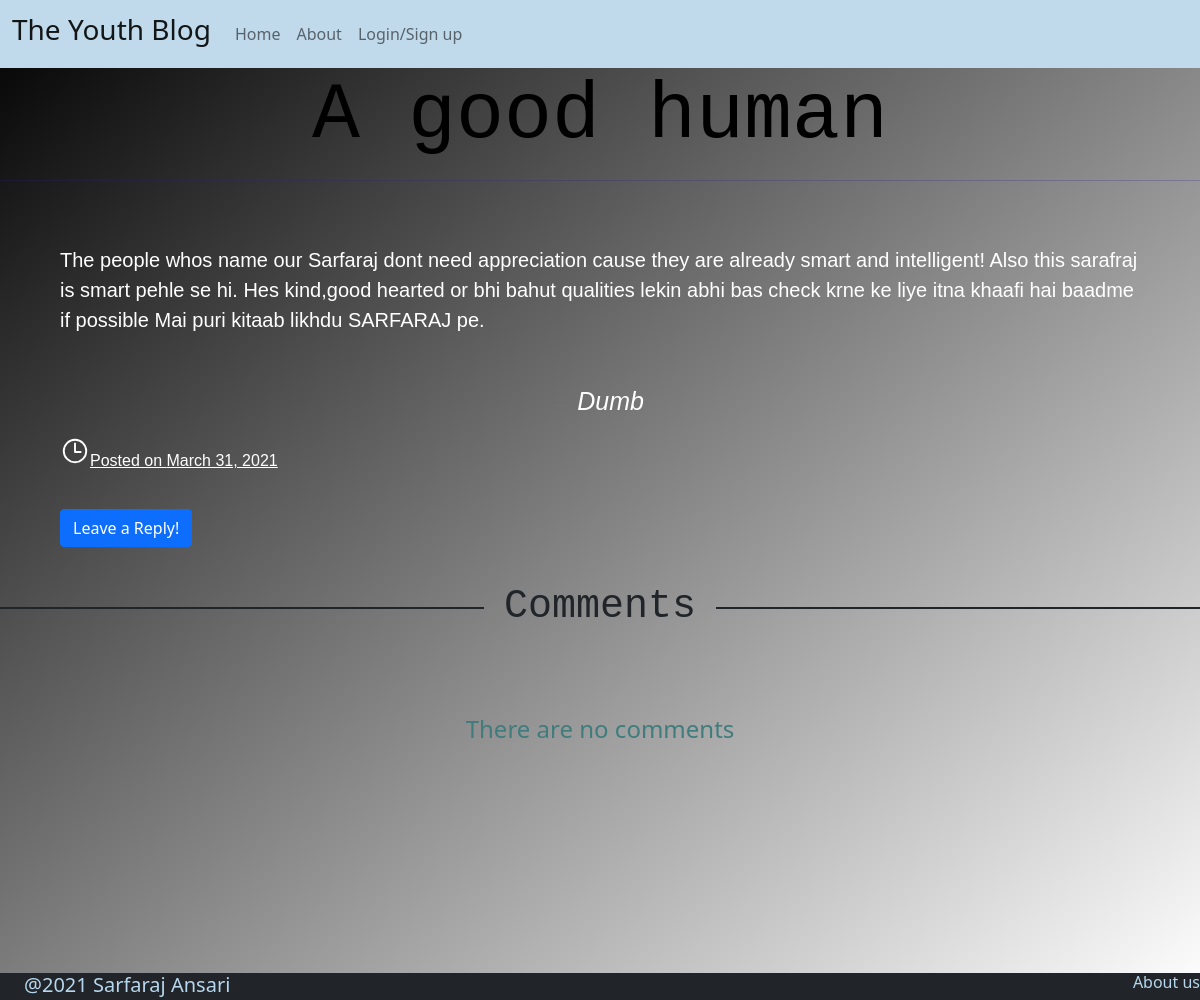
Page /posts/11 on the committed database.
### home/models.py (models this page shows, shortened)
class Article(models.Model):
    title = models.CharField(max_length=50)
    author=models.CharField(max_length=50)
    likes=models.IntegerField(default=-99999)
    comments = models.ManyToManyField(Comments,blank=True,related_name="post")
    content = models.ManyToManyField(Paragraphs,related_name="post",blank=True)
    shortcont= models.CharField(max_length=230,blank=True)
    theme=models.ManyToManyField(Theme,blank=True,related_name="post")
    posting_date=models.DateTimeField()

class Paragraphs(models.Model):
    paragraph=models.CharField(max_length=99999)
    def __str__(self):
        return f"{self.paragraph}"

### home/views.py (the view)
# urls.py: path('posts/<int:post_id>',views.post,name="post"),
def post(request,post_id):
    post=Article.objects.get(pk=post_id)
    content= post.content.all()
    comments=post.comments.all()
    reader=""
    session=""
    blogger=""
    commentor=""
    if "user" in request.session:
        session="session"
        if request.session["user"]["title"] not in ["blogger","administrator"]:
            reader="role"
        else:
            blogger="role"
    elif "reader" in request.session:
        commentor="role"
    theme=""
    for t in post.theme.all():
        theme=t
        break
    return render(request,"home/posts.html",{
        "post":post,
        "content":content,
        "comments":comments,
        "session":session,
        "reader":reader,
        "blogger":blogger,
        "commentor":commentor,
        "reading_page":True,
        "theme":theme,
    })

### home/templates/home/posts.html (shortened to what this page needs)
{% extends 'home/layout.html' %}
{% block body %}
<h1 class="display-1 " id="post-title">{{post.title}}</h1>
<hr style="color: rgb(37, 30, 148);">
<br><br>
<div class="margin-page">
  <figure class="text-center " >
    {% for para in content %}
      <p class="fs-5 text text-paragraph " id="text-paragraph">{{para}}</p>
      <br><br>
    {% endfor %}
    <figcaption class="blockquote-footer">
      <cite class="text-paragraph" style="font-size: 25px;" title="Source Title">{{post.author}}</cite>
    </figcaption>
  </figure>
  <div class="text-paragraph" style="text-decoration: underline;">
    <ion-icon style="font-size: 30px;" name="time-outline"></ion-icon>Posted on  {{post.posting_date.date}}
   </div>
</div>
<div class="margin-page">
  <button type="button" class="btn btn-primary " onclick="open_close_comment()" style="display: block;" id="open-comment">Leave a Reply!</button>
</div>
<h1 class="decorated font-monospace"><span>Comments</span></h1>
<div >
  <br><br><br>
  {% if comments %}
    <div class=" margin-page bd-highlight mb-3"  >
      {% for comment in comments reversed %}
        <div class="shadow-sm p-3 mb-5 bg-body rounded" >
        <p1 id="date" style="float: right;font-size: 10px;">{{comment.comment_date.date}} </p1>
          <p1 class="fs-5 fw-bold">{{comment.user.name}}</p1>
          <br>{{comment.comment}}
        </div>
      {% endfor %}
  {% else %}
    <p class="fs-4 text " style="text-align: center;color: rgb(64, 124, 124)">There are no comments</p>
  {% endif %}
    <br><br><br>
  </div>
{% endblock %}

### home/templates/home/posts.html (style rules this page uses)
h1 { text-align: center; }

### rows in the picture
Article: title "A good human", author "Dumb", posting_date "March 31, 2021"
Paragraphs: paragraph "The people whos name our Sarfaraj dont need appreciation cause they are already smart and intelligent! Also this sarafraj is smart pehle se hi. Hes kind,good hearted or bhi bahut qualities lekin abhi bas check krne ke liye itna khaafi hai baadme if possible Mai puri kitaab likhdu SARFARAJ pe."
